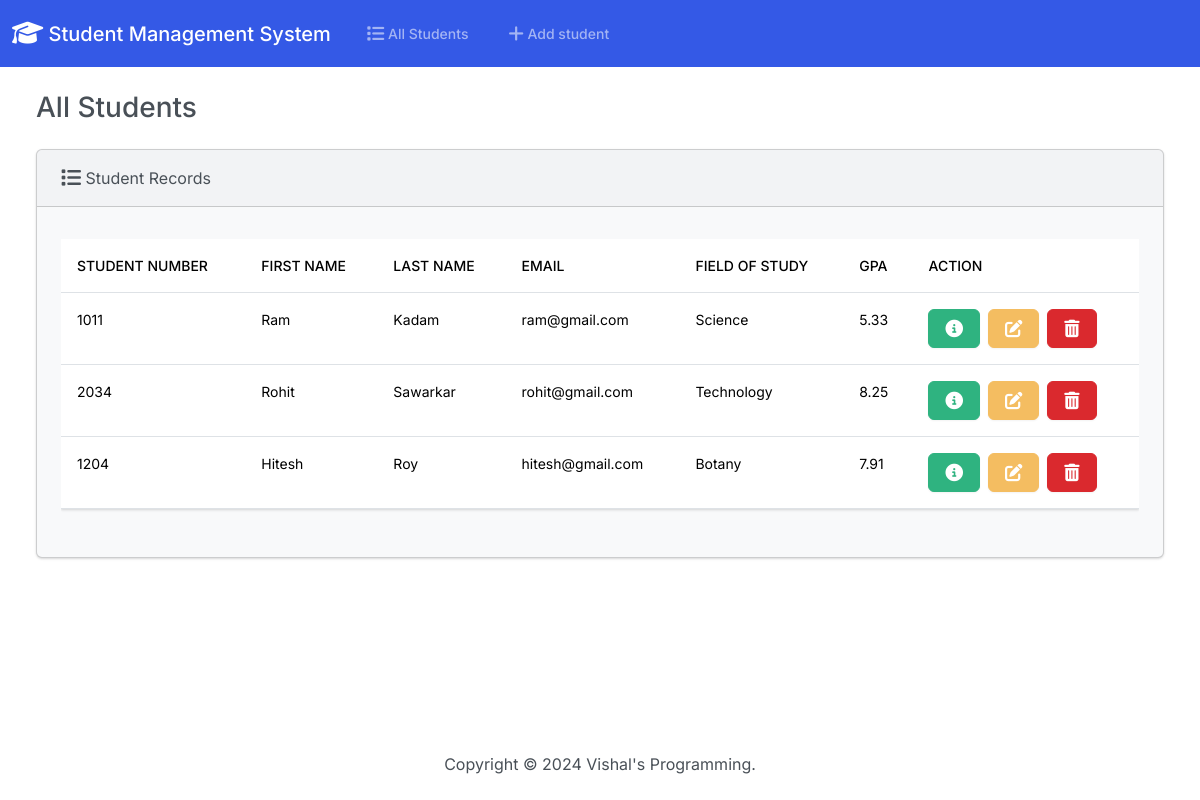
Before: / with the older database file.
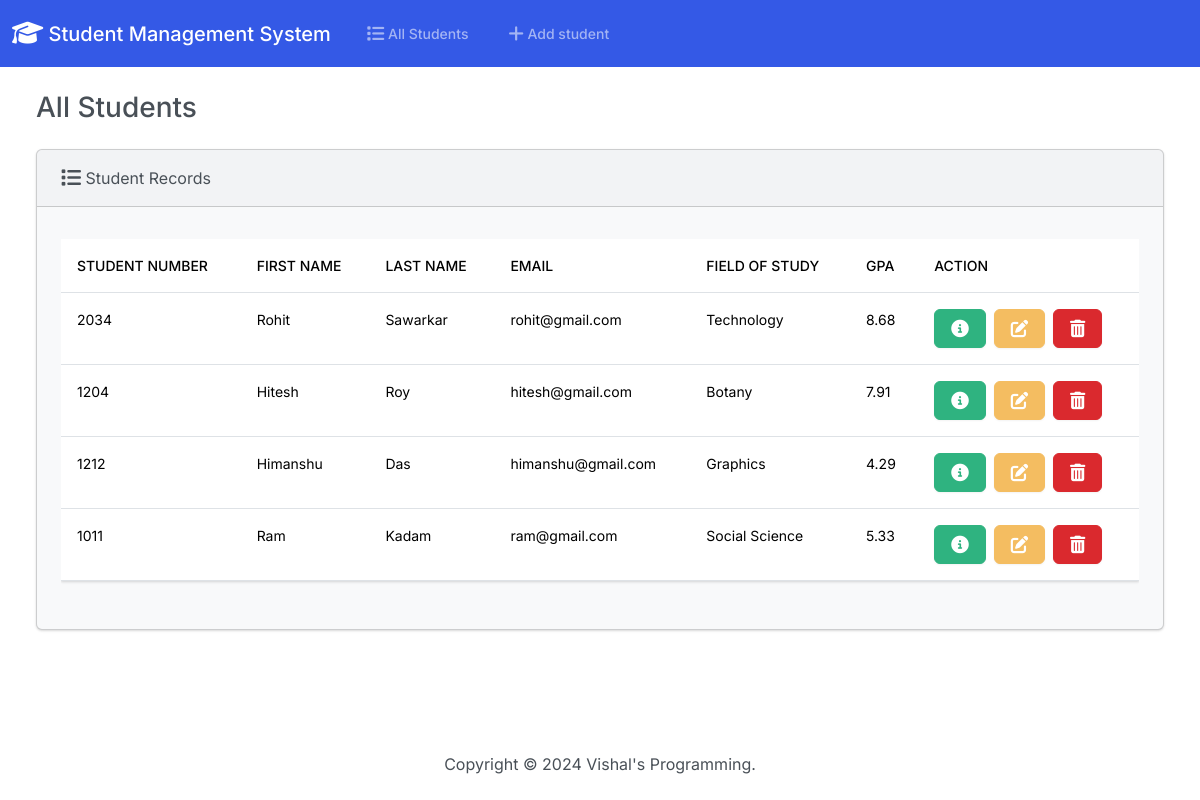
After: the same page with the newer database file.
### students/models.py (models this page shows, shortened)
class Students(models.Model):
    student_number = models.PositiveIntegerField()
    first_name = models.CharField(max_length=50)
    last_name = models.CharField(max_length=50)
    email = models.EmailField(max_length=100)
    field_of_study = models.CharField(max_length=50)
    gpa = models.FloatField()

### students/views.py (the view)
# urls.py: path('', views.index , name='index'),
def index(request):
    return render(request, 'students/index.html',{'students':Students.objects.all()})

### students/templates/students/index.html (shortened to what this page needs)
{% extends "students/base.html" %}
{% block body %}
<h3 class="m-4">All Students</h3>
        <div class="row">
            <div class="col-12">
                {% if students %}
                <div class="card bg-light ms-4 me-4 mb-4">
                    <div class="card-header">
                        <i class="fa-solid fa-list fa-lg"></i> Student Records
                    </div>
                    <div class="card-body">
                      <p class="card-text">
                        <div class="table-responsive">
                            <table class="table table-hover">
                                <thead>
                                  <tr>
                                    <th scope="col">Student Number</th>
                                    <th scope="col">First Name</th>
                                    <th scope="col">Last Name</th>
                                    <th scope="col">Email</th>
                                    <th scope="col">Field of Study</th>
                                    <th scope="col">GPA</th>
                                    <th scope="col">Action</th>
                                  </tr>
                                </thead>
                                <tbody>
                                  {% for student in students %}
                                  <tr>
                                    <td>{{ student.student_number }}</td>
                                    <td>{{ student.first_name }}</td>
                                    <td>{{ student.last_name }}</td>
                                    <td>{{ student.email }}</td>
                                    <td>{{ student.field_of_study }}</td>
                                    <td>{{ student.gpa }}</td>
                                    <td>
                                        <button type="button" class='btn btn-success me-1' href="{% url 'view_student' student.id %}" data-bs-toggle='modal' data-bs-target='#myModal{{student.id}}'>
                                        </button>
                                          <a href="{% url 'edit' student.id %}" class="btn btn-warning me-1"></a>
                                          <button type="button" class='btn btn-danger' data-bs-toggle='modal' data-bs-target='#delete{{student.id}}'>
                                          </button>
                                    </td>
                                  </tr>
                                  {% endfor %}
                                </tbody>
                              </table>
                        </div>
                      </p>
                    </div>
                  </div>
                  {% else %}
                   <h5 class="alert alert-primary ms-4 me-4">No Student Records</h5>
                  {% endif %}
            </div>
        </div>
{% endblock %}

### students/templates/students/base.html (shortened to what this page needs)
{% load static %}
<!DOCTYPE html>
<html lang="en">
<head>
    <link rel="stylesheet" href="https://cdnjs.cloudflare.com/ajax/libs/font-awesome/6.6.0/css/all.min.css"/>
    <link rel="stylesheet" href="{% static 'css/bootstrap.min.css' %}">
</head>
<body class='d-flex flex-column min-vh-100'>
    <nav class="navbar navbar-expand-lg bg-primary" data-bs-theme="dark">
        <div class="container-fluid">
          <a class="navbar-brand" href="{% url 'index' %}">
            <i class="fa-solid fa-graduation-cap fa-lg"></i> Student Management System</a>
          <div class="navbar-collapse collapse" id="navbarColor01" style="">
            <ul class="navbar-nav me-auto">
              <li class="nav-item">
                <a class="nav-link" href="{% url 'index' %}">
                     All Students</a>
              </li>
              <li class="nav-item">
                <a class="nav-link" href="{% url 'add' %}">
                     Add student</a>
              </li>
            </ul>
          </div>
        </div>
      </nav>
    <div class="container-fluid">
        {% block body %}
        {% endblock %}
    </div>
    <footer class="mt-auto mb-4">
        <div class="text-center">
            <span>Copyright &copy <script>document.write(new Date().getFullYear())</script> Vishal's Programming.</span>
        </div>
    </footer>
</body>
</html>

Changed rows visible on the page:
removed Students: student_number "1011", first_name "Ram", last_name "Kadam", email "ram@gmail.com", field_of_study "Science", gpa "5.33"
changed Students "Rohit": gpa "8.25" → "8.68"
added Students: student_number "1212", first_name "Himanshu", last_name "Das", email "himanshu@gmail.com", field_of_study "Graphics", gpa "4.29"
added Students: student_number "1011", first_name "Ram", last_name "Kadam", email "ram@gmail.com", field_of_study "Social Science", gpa "5.33"
